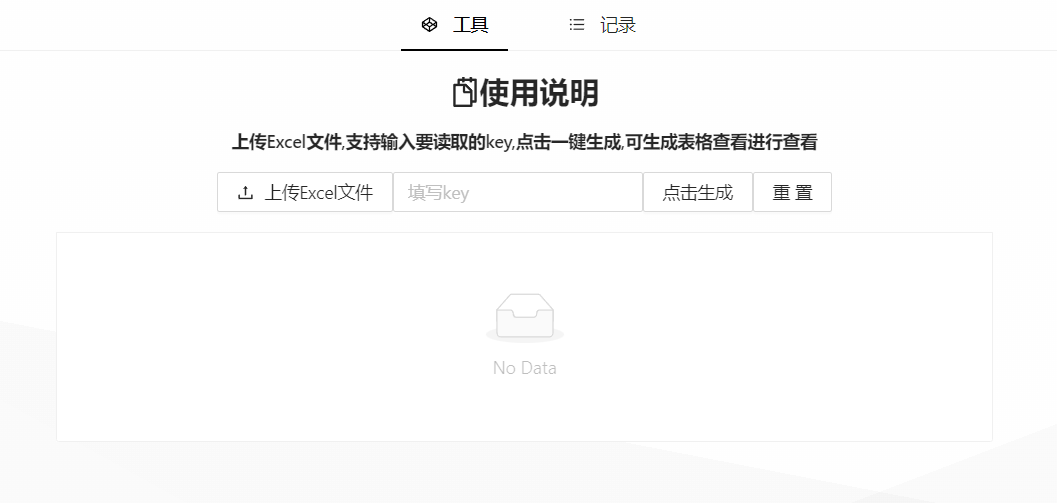
#> input picture images/image-20220409210200665.png, 1057 x 503 px
$ python -i FigureBox.py   (imports and definitions only)
#> lines starting #> are read from the running program, lines starting #| are printed output that depends on the picture; after the words box and inside, x2 and y2 are one past the last pixel; in counts of white or black regions, pixels touching at a corner belong together
#> further down, picture is the input picture: shape (503, 1057, 3); mean B, G, R 250.5, 250.5, 250.5
import warnings
import numpy as np
import cv2
import matplotlib.pyplot as plt
import math


# [33 lines left out: functions biggestContour, toPoints, reorder, not called in this run]


def getRect(cnt):
    [x, y, w, h] = cv2.boundingRect(cnt)


class TransPicGetter(object):
    # [32 lines left out: functions __init__, getPics, not called in this run]

    class SlicedPic(object):
        # [4 lines left out: function __init__, not called in this run]


class PicWrapper(object):
    # [106 lines left out: functions __init__, getBigPic, main, main_2, not called in this run]


def getMaxBox(src: np.ndarray):
    if src.ndim > 2:
        gray = cv2.cvtColor(src, cv2.COLOR_BGR2GRAY)
    else:
        gray = src.copy()
    imgBlur = cv2.GaussianBlur(gray, (5, 5), 1)  # ADD GAUSSIAN BLUR
    # edge_output = cv2.Canny(imgBlur, 50, 150)
    thresh = cv2.adaptiveThreshold(imgBlur, 255, cv2.ADAPTIVE_THRESH_GAUSSIAN_C, cv2.THRESH_BINARY_INV, 11,
                                   2)  # 自适应阈值化
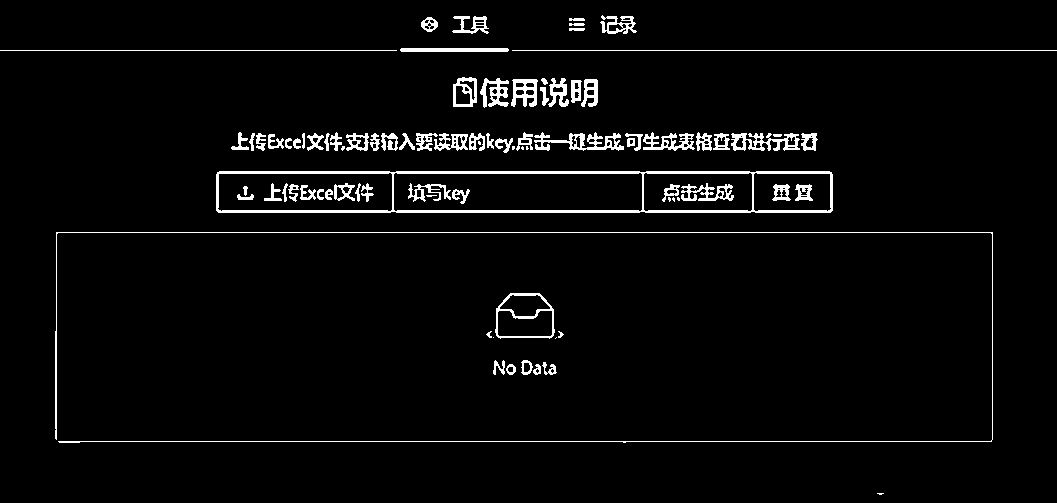
#> thresh: shape (503, 1057); 3.6% white; 85 white regions (12 under 20 px), largest, box (x1, y1, x2, y2) and area: (216, 171, 833, 213) 4054, (55, 232, 993, 443) 2419, (534, 132, 624, 151) 739

    # 要注意先侵蚀，再膨胀
    kernel_h = cv2.getStructuringElement(cv2.MORPH_RECT, (15, 1))
    horizontalExtract = cv2.erode(thresh, kernel_h, iterations=3)
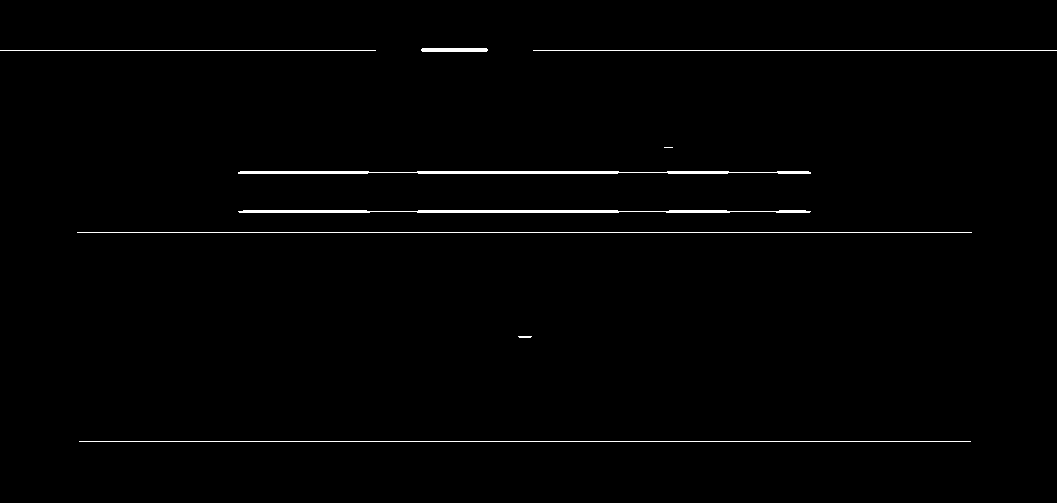
#> horizontalExtract: shape (503, 1057); 1.1% white; 9 white regions (1 under 20 px), largest, box (x1, y1, x2, y2) and area: (238, 171, 811, 174) 1421, (238, 210, 811, 213) 1413, (77, 232, 972, 233) 895
    horizontalExtract = cv2.dilate(horizontalExtract, kernel_h, iterations=2)
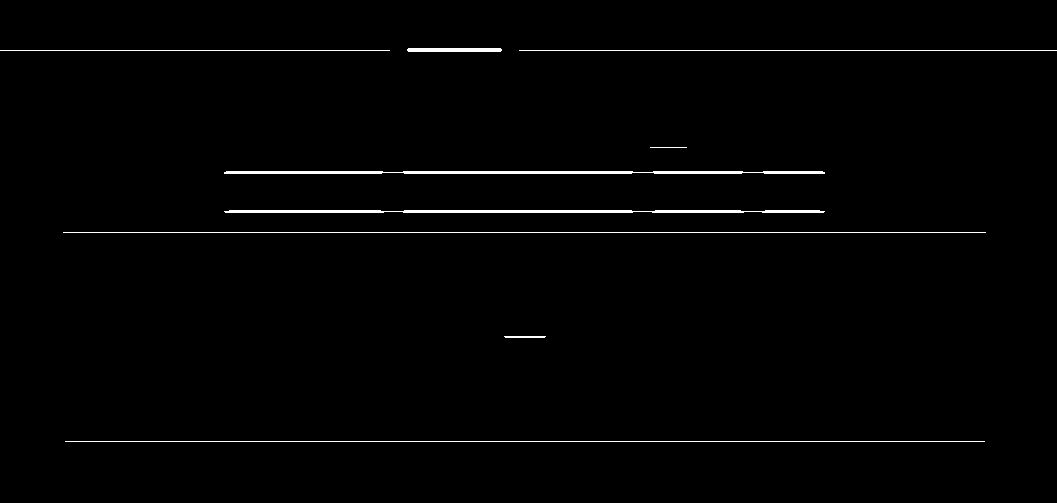
#> horizontalExtract: shape (503, 1057); 1.2% white; 9 white regions, largest, box (x1, y1, x2, y2) and area: (224, 171, 825, 174) 1673, (224, 210, 825, 213) 1665, (63, 232, 986, 233) 923
    kernel_v = cv2.getStructuringElement(cv2.MORPH_RECT, (1, 15))
    verticalExtract = cv2.erode(thresh, kernel_v, iterations=3)
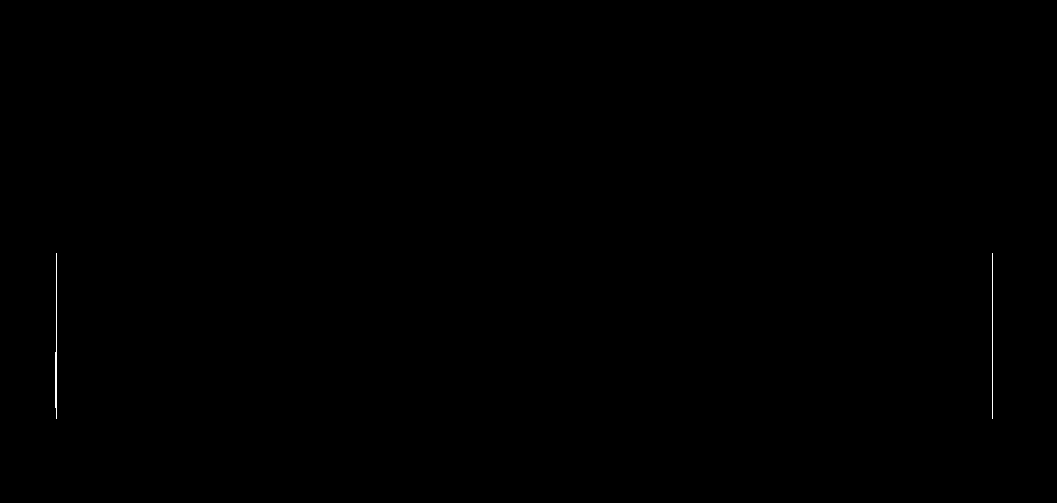
#> verticalExtract: shape (503, 1057); 0.07% white in thin lines or dots, all inside (x1, y1, x2, y2) = (55, 253, 993, 419)
    verticalExtract = cv2.dilate(verticalExtract, kernel_v, iterations=2)
#> verticalExtract: shape (503, 1057); 0.09% white in thin lines or dots, all inside (x1, y1, x2, y2) = (55, 239, 993, 433)
    # verticalExtract = cv2.morphologyEx()

    kernel_rec = cv2.getStructuringElement(cv2.MORPH_RECT, (3, 3))
    thresh = cv2.bitwise_or(horizontalExtract, verticalExtract)
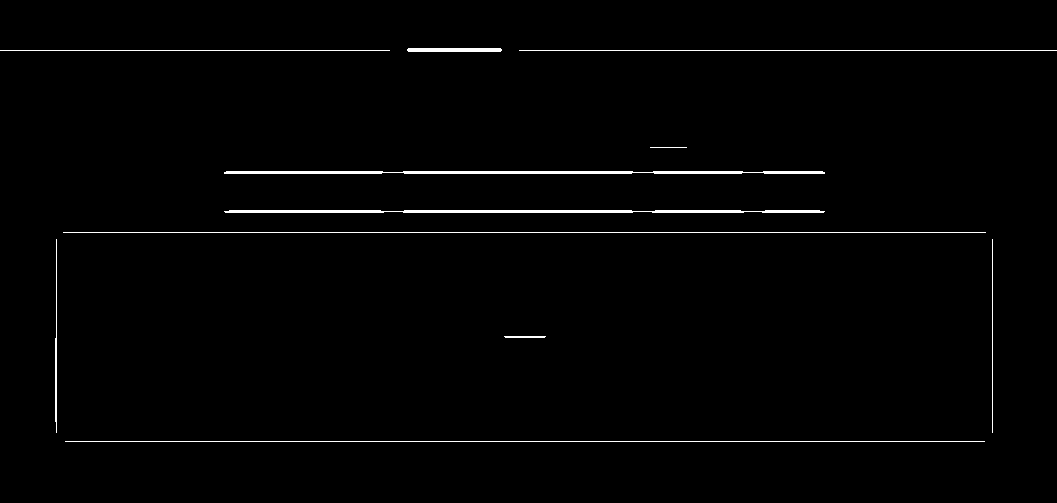
#> thresh: shape (503, 1057); 1.3% white; 11 white regions, largest, box (x1, y1, x2, y2) and area: (224, 171, 825, 174) 1673, (224, 210, 825, 213) 1665, (63, 232, 986, 233) 923
    thresh = cv2.dilate(thresh, kernel_rec, iterations=7)
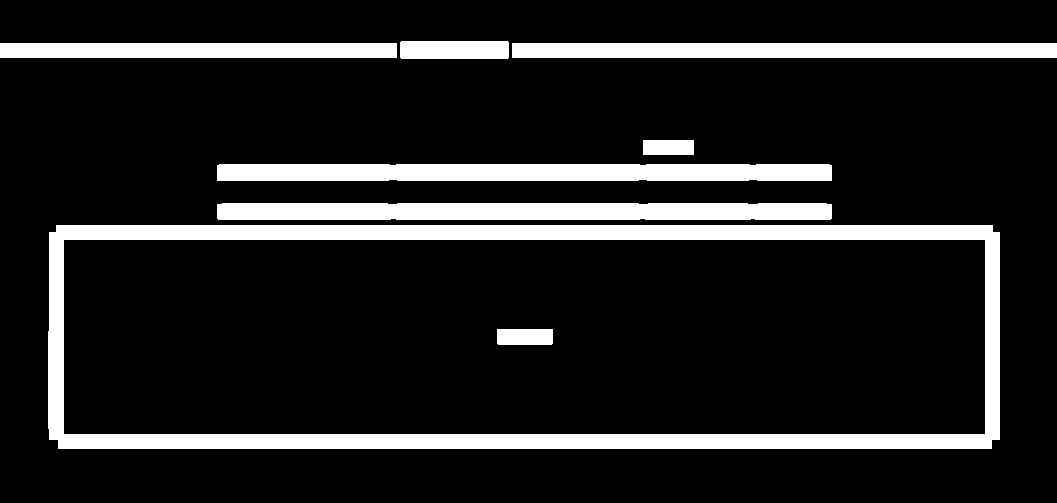
#> thresh: shape (503, 1057); 13.7% white; 8 white regions

    contours, hierarchy = cv2.findContours(thresh, cv2.RETR_LIST, cv2.CHAIN_APPROX_SIMPLE)
#> contours = 9 contours; largest, box (x1, y1, x2, y2) and area: (48, 225, 1000, 449) 211699, (63, 239, 986, 435) 179788, (217, 164, 832, 181) 9779, (217, 203, 832, 220) 9772, (512, 43, 1057, 58) 7616
    cv2.drawContours(src, contours, -1, [0, 0, 225])
    bigCom = 0
    bcnt = None
    for cnt in contours:
        [x, y, w, h] = cv2.boundingRect(cnt)
        if w * h > bigCom:
            bcnt = cnt
#> this loop made 9 passes
#> (x, y, w, h, bcnt) on passes 6 to 8: (643, 140, 51, 15, [[643, 140], [643, 154], [693, 154], [693, 140]]), (512, 43, 545, 15, [[512, 43], [512, 57], [1056, 57], [1056, 43]]), (0, 43, 397, 15, [[0, 43], [0, 57], [396, 57], [396, 43]])
#> (x, y, w, h) on passes 1, 2, 3, 4, 5, 9: (497, 329, 56, 16), (63, 239, 923, 196), (48, 225, 952, 224), (217, 203, 615, 17), (217, 164, 615, 17), (400, 41, 109, 18)
    if bcnt is not None:
        [x, y, w, h] = cv2.boundingRect(bcnt)
    else:
        [x, y, w, h] = [0, 0, 0, 0]
    cv2.rectangle(src, [x, y], [x + w, y + h], [0, 255, 0])
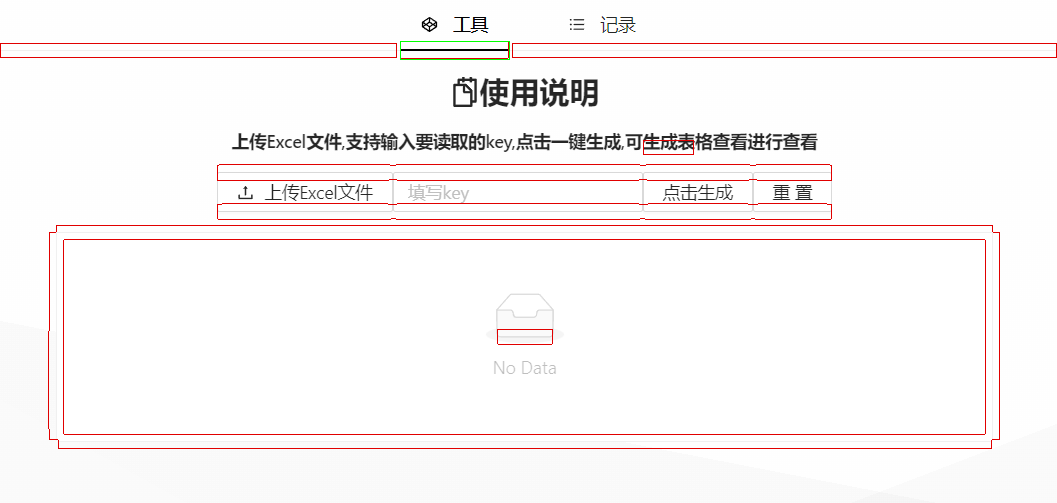
#> src: shape (503, 1057, 3); mean B, G, R 245.8, 246, 249.8
    return [x, y, w, h], src


# [50 lines left out: function main_3, not called in this run]


# [4 lines not run here, left out]

>>> import cv2
>>> picture = cv2.imread('../images/image-20220409210200665.png')
>>> result = getMaxBox(picture)
